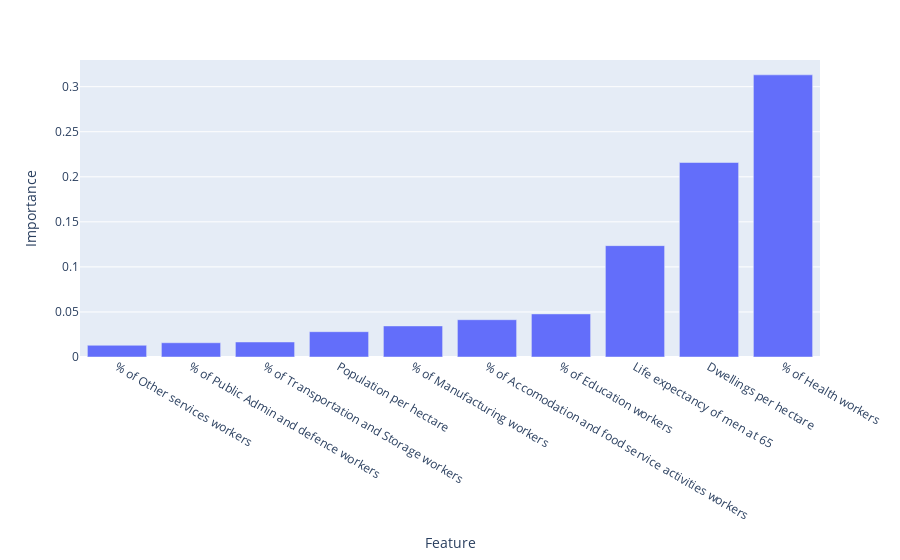

The notebook cell saved with this chart:
### Markdown cell above
We can visualize the top 10 most important borough attribute's.

### Code cell
# Get the feature importances
importances = regressor.feature_importances_

# Sort the importance scores in ascending order
indices = np.argsort(importances)

# Get the column names in the correct order
cols = X_train.columns[indices]

# Get the top 10 most important features
top_10 = cols[-10:]

# Create a bar chart using the px.bar() function
fig = px.bar(
    x=top_10,
    y=importances[indices][-10:],
    labels={'x': 'Feature', 'y': 'Importance'}
)

# Save the figure as an HTML file
pio.write_html(fig, file='interactive_plot_htmls/ranked_top_10_importance_1999_2021.html')

# Show the plot
fig.show()

### Figure 1 — Plotly figure (JSON) as saved in the notebook; plotly's stock layout.template omitted (floating-point values rounded to 4 significant figures)
{"data": [{"alignmentgroup": "True", "hovertemplate": "Feature=%{x}<br>Importance=%{y}<extra></extra>", "legendgroup": "", "marker": {"color": "#636efa", "pattern": {"shape": ""}}, "name": "", "offsetgroup": "", "orientation": "v", "showlegend": false, "textposition": "auto", "type": "bar", "x": ["% of Other services workers", "% of Public Admin and defence workers", "% of Transportation and Storage workers", "Population per hectare", "% of Manufacturing workers", "% of Accomodation and food service activities workers", "% of Education workers", "Life expectancy of men at 65", "Dwellings per hectare", "% of Health workers"], "xaxis": "x", "y": [0.01299, 0.01582, 0.01665, 0.0281, 0.03448, 0.04138, 0.04781, 0.1236, 0.2158, 0.3131], "yaxis": "y"}], "layout": {"autosize": true, "barmode": "relative", "legend": {"tracegroupgap": 0}, "margin": {"t": 60}, "xaxis": {"anchor": "y", "autorange": true, "domain": [0, 1], "range": [-0.5, 9.5], "title": {"text": "Feature"}, "type": "category"}, "yaxis": {"anchor": "x", "autorange": true, "domain": [0, 1], "range": [0, 0.3296], "title": {"text": "Importance"}, "type": "linear"}}}
